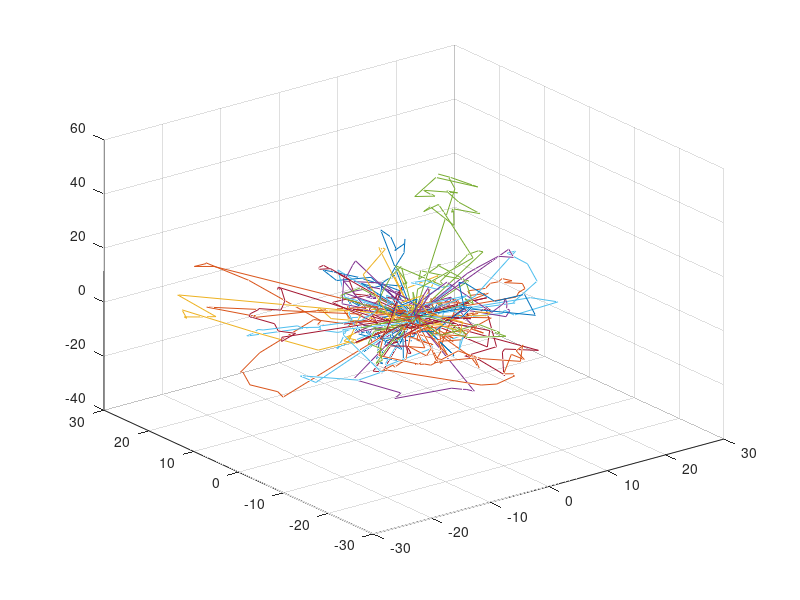

Source code (MATLAB): (Note: this script raises an error after producing the figure.)
% Jacob Miske
% 22.05 Pset 2
% Fall 2018

%All neutrons are born at 0,0,0. Medium is homogeneous. Only S and A.
%Cross sections independent of energy (monoenergetics)

%Clear variables
clc; clear all
%start time
tic
%Set problem constants
rng(1) %Select a random seed
neutrons = 100; %neutrons = 1e6; %number of neutrons to simulate
%Given cross section constants
waterSigmaA=0.030; waterSigmaS=0.270; waterSt=waterSigmaA+waterSigmaS;
graphiteSigmaA=0.0025; graphiteSigmaS=0.050; graphiteSt=graphiteSigmaA+graphiteSigmaS;
D2OSigmaA=0.0025;D2OSigmaS=0.025; D2OSt=D2OSigmaA+D2OSigmaS;
%Setting boundaries of computation
plottedN=100; scatLimit=200;
%Create placeholders 


%% Run for water

for i=1:neutrons
    %Generate Angles of initial direction
    phi=2*pi*rand(); cosNz=(1-2*rand()); sinNz=sqrt(1-cosNz^2);
    cosNx=sinNz*cos(phi); cosNy=sinNz*sin(phi);
    distanceX=0.0; distanceY=0.0; distanceZ=0.0; %Start at zero
    
    for j=2:1:scatLimit
        %For each neutron up until scatter limit, calculate some random
        %distance until next interaction with medium. Define distance in x,
        %y, and z by random incidence angles.
        distanceTravel=-log(rand())/waterSt;
        distanceX=distanceX+cosNx*distanceTravel; 
        distanceY=distanceY+cosNy*distanceTravel; 
        distanceZ=distanceZ+cosNz*distanceTravel;
        if i<=neutrons
            x(j,i)=distanceX;y(j,i)=distanceY;z(j,i)=distanceZ;
        end
        if rand() < real(waterSigmaS/waterSt)
            phi=2*pi*rand(); cosNz=(1-2*rand()); sinNz=sqrt(1-cosNz^2);
            cosNx=sinNz*cos(phi); cosNy=sinNz*sin(phi);
        else
            break;
        end
    end
end

% % Plot location of water points in 3D
figure(1) %First fig
for i = 1:(plottedN-2) %run through all events (s and eventually a)
    plot3(x(:,i),y(:,i),z(:,i))
    hold on; grid on
end
%Create x at end of neutron travel
for i =(plottedN-1)
    plot3(x(:,i), y(:,i), z(:,i), '-bX')
end
title('100 Neutron Paths in Light Water 3D')
xlabel('X (cm)');ylabel('Y (cm)');zlabel('Z (cm)'); %cross section units are (cm^-1)
%saveas(gcf,'Light Water Neutron Path 3D Projection.pdf')

%% Plot location of water points in 2D
figure(4);
for n=1:plottedN;
    plot(x(:,n),y(:,n)); hold on; grid on
end
xlabel('X')
ylabel('Y')
title('100 Light Water Neutron Paths on 2D Projection')
%saveas(gcf,'Light Water Neutron Path on 2D Projection.pdf')


%% %% Table Calculations for water
%Max number of collisions
waterMaxCol = size(x,1);
waterX = x; waterY = y; waterZ = z;

%Mean and Max # of collisions to absorption
%Assume neutron doesn't ever return to 0,0,0
collisionCounter = 0;
collisionsPerN = [];
%Relate each point in trace to previous point
distanceBetweenPoints = 0; 
distanceToOrigin = 0; originPoint=[0,0,0]
distanceBetweenN = [];
distanceFromOriginTracker = [];
% Reminds which point is under watch
currentPoint=[]; previousPoint=[]; twoPoints=[];

%Run through waterX, ...Y, ...Z
for j = 1:size(waterX,2) %1:100 number of saved neutrons
    collisionCounter=0; %reset iterator
    
    for i = 2:size(waterX,1) %2:37 (37 happens to be max(col.) -1 (origin))
        if waterX(i,j) ~= 0
            collisionCounter=collisionCounter+1;
        end
        %Define point at each spot in arrays
        currentPoint=[waterX(i,j),waterY(i,j),waterZ(i,j)]; previousPoint=[waterX(i-1,j),waterY(i-1,j),waterZ(i-1,j)];
        twoPoints=[currentPoint;previousPoint];
        %Use pdist function to figure distance along tracks
        distanceBetweenPoints = pdist(twoPoints);
        distanceToOrigin = pdist([currentPoint;originPoint]);
        %Fill arrays    
        distanceBetweenN(i-1,j) = distanceBetweenPoints;
        distanceFromOriginTracker(i-1,j) =distanceToOrigin;
        
    end
    %Save collisionCounter
    collisionsPerN(j) = (collisionCounter);
end
%Using written lists
waterMeanCollisions = mean(collisionsPerN);
waterMaxCollisions = max(collisionsPerN);

%% Calculating mean distance for the individual points, and for each
%neutron's path
%Runs a find function for non-zeros, only accounts them for each column
[~,ii,v] = find(distanceBetweenN);
waterMeanPntPntDistancePerN = accumarray(ii,v,[],@mean);
waterMeanPntPntDistance = mean(waterMeanPntPntDistancePerN);

%%  Derive 1/6 "mean square crow flight distance"
%Take list of distances from origin , square them, and find the mean (*1/6)

%Run through ...X, ...Y, ...Z
for j = 1:size(waterX,2) %1:100 number of saved neutrons
    collisionCounter=0; %reset iterator
    for i = 2:size(waterX,1) %2:37 (happens to be max(col.) -1 (origin))
        if waterX(i,j) ~= 0
            collisionCounter=collisionCounter+1;
        end
    end
    %Save collisionCounter
    collisionsPerN(j) = (collisionCounter);
    waterMeanSquareCrowFlight(j) =  distanceFromOriginTracker(collisionCounter,j);
    
end
%Run square root and then mean all values
waterMeanSquareCrowFlight = sqrt(waterMeanSquareCrowFlight);
waterMeanSquareCrowFlight = mean(waterMeanSquareCrowFlight);
waterMeanSquareCrowFlight=waterMeanSquareCrowFlight*1/6;


%% Mean distance travelled between birth and absorption
%Runs a find function for non-zeros, only accounts them for each column
[~,ii,v] = find(distanceFromOriginTracker);
waterMeanPntOriginDistancePerN = accumarray(ii,v,[],@mean);
waterMeanPntOriginDistance = mean(waterMeanPntOriginDistancePerN);

%% Maximum distance of any neutron during flight (cm)
waterMaxFromOriginDistancePerN = max(distanceFromOriginTracker);
waterMaxFromOriginDistance = max(waterMaxFromOriginDistancePerN);

%% Mean distance travelled between birth and absorption adding between points
%Runs a find function for non-zeros, only accounts them for each column
[~,ii,v] = find(distanceBetweenN);
waterMeanPntOriginSumDistancePerN = accumarray(ii,v,[],@mean);
waterMeanPntOriginSumDistance = mean(waterMeanPntOriginSumDistancePerN);
 
%% Maximum distance of any neutron during flight (cm) adding between points
waterMaxFromOriginTotalDistancePerN = max(distanceBetweenN);
waterMaxFromOriginSumDistance = max(waterMaxFromOriginTotalDistancePerN);




% 
% %% Run for graphite
% 
% for i=1:neutrons
%     %Generate Angles of initial direction
%     phi=2*pi*rand(); cosNz=(1-2*rand()); sinNz=sqrt(1-cosNz^2);
%     cosNx=sinNz*cos(phi); cosNy=sinNz*sin(phi);
%     distanceX=0.0; distanceY=0.0; distanceZ=0.0; %Start at zero
%     
%     for j=2:1:scatLimit
%         %For each neutron up until scatter limit, calculate some random
%         %distance until next interaction with medium. Define distance in x,
%         %y, and z by random incidence angles.
%         distanceTravel=-log(rand())/graphiteSt;
%         distanceX=distanceX+cosNx*distanceTravel; 
%         distanceY=distanceY+cosNy*distanceTravel; 
%         distanceZ=distanceZ+cosNz*distanceTravel;
%         if i<=neutrons
%             x(j,i)=distanceX;y(j,i)=distanceY;z(j,i)=distanceZ;
%         end
%         if rand() < real(graphiteSigmaS/graphiteSt)
%             phi=2*pi*rand(); cosNz=(1-2*rand()); sinNz=sqrt(1-cosNz^2);
%             cosNx=sinNz*cos(phi); cosNy=sinNz*sin(phi);
%         else
%             break;
%         end
%     end
% end
% 
% % Plot location of graphite points 
% figure(2) %second fig
% for i = 1:(size(x,2)-1) %run through all events (s and eventually a)
%     plot3(x(:,i),y(:,i),z(:,i))
%     hold on; grid on
% end
% %Create x at end of neutron travel
% for i =(size(x,2))
%     plot3(x(:,i), y(:,i), z(:,i), '-bX')
% end
% title('100 Neutron Paths in Graphite 3D')
% xlabel('X (cm)');ylabel('Y (cm)');zlabel('Z (cm)'); %cross section units are (cm^-1)
% saveas(gcf,'Graphite Neutron Path 3D Projection.pdf')
% 
% %% Plot location of graphite points in 2D
% figure(5);
% for n=1:plottedN;
%     plot(x(:,n),y(:,n)); hold on; grid on
% end
% xlabel('X (cm)')
% ylabel('Y (cm)')
% title('100 Graphite Neutron Paths on 2D Projection')
% saveas(gcf,'Graphite Neutron Path on 2D Projection.pdf')
% 
% %% %% Table Calculations for graphite
% %Max number of collisions
% graphiteMaxCol = size(x,1);
% graphiteX = x; graphiteY = y; graphiteZ = z;
% 
% %Mean and Max # of collisions to absorption
% %Assume neutron doesn't ever return to 0,0,0
% collisionCounter = 0;
% collisionsPerN = [];
% %Relate each point in trace to previous point
% distanceBetweenPoints = 0; 
% distanceToOrigin = 0; originPoint=[0,0,0]
% distanceBetweenN = [];
% distanceFromOriginTracker = [];
% % Reminds which point is under watch
% currentPoint=[]; previousPoint=[]; twoPoints=[];
% 
% %Run through graphiteX, ...Y, ...Z
% for j = 1:size(waterX,2) %1:100 number of saved neutrons
%     collisionCounter=0; %reset iterator
%     
%     for i = 2:size(graphiteX,1) %happens to be max(col.) -1 (origin))
%         if graphiteX(i,j) ~= 0
%             collisionCounter=collisionCounter+1;
%         end
%         %Define point at each spot in arrays
%         currentPoint=[graphiteX(i,j),graphiteY(i,j),graphiteZ(i,j)]; previousPoint=[graphiteX(i-1,j),graphiteY(i-1,j),graphiteZ(i-1,j)];
%         twoPoints=[currentPoint;previousPoint];
%         %Use pdist function to figure distance along tracks
%         distanceBetweenPoints = pdist(twoPoints);
%         distanceToOrigin = pdist([currentPoint;originPoint]);
%         %Fill arrays    
%         distanceBetweenN(i-1,j) = distanceBetweenPoints;
%         distanceFromOriginTracker(i-1,j) =distanceToOrigin;
%         
%     end
%     %Save collisionCounter
%     collisionsPerN(j) = (collisionCounter);
% end
% %Using written lists
% graphiteMeanCollisions = mean(collisionsPerN);
% graphiteMaxCollisions = max(collisionsPerN);
% 
% %% Calculating mean distance for the individual points, and for each
% %neutron's path
% %Runs a find function for non-zeros, only accounts them for each column
% [~,ii,v] = find(distanceBetweenN);
% graphiteMeanPntPntDistancePerN = accumarray(ii,v,[],@mean);
% graphiteMeanPntPntDistance = mean(graphiteMeanPntPntDistancePerN);
% 
% %%  Derive 1/6 "mean square crow flight distance"
% %Take list of distances from origin, square them, and find the mean (*1/6)
% %Run through ...X, ...Y, ...Z
% for j = 1:size(graphiteX,2) %1:100 number of saved neutrons
%     collisionCounter=0; %reset iterator
%     for i = 2:size(graphiteX,1) %2:37 (happens to be max(col.) -1 (origin))
%         if graphiteX(i,j) ~= 0
%             collisionCounter=collisionCounter+1;
%         end
%     end
%     %Save collisionCounter
%     collisionsPerN(j) = (collisionCounter);
%     graphiteMeanSquareCrowFlight(j) =  distanceFromOriginTracker(collisionCounter,j);
%     
% end
% %Run square root and then mean all values
% graphiteMeanSquareCrowFlight = sqrt(graphiteMeanSquareCrowFlight);
% graphiteMeanSquareCrowFlight = mean(graphiteMeanSquareCrowFlight);
% graphiteMeanSquareCrowFlight=graphiteMeanSquareCrowFlight*1/6;
% 
% 
% %% Mean distance travelled between birth and absorption
% %Runs a find function for non-zeros, only accounts them for each column
% [~,ii,v] = find(distanceFromOriginTracker);
% graphiteMeanPntOriginDistancePerN = accumarray(ii,v,[],@mean);
% graphiteMeanPntOriginDistance = mean(graphiteMeanPntOriginDistancePerN);
% 
% 
% %% Maximum distance of any neutron during flight (cm)
% graphiteMaxFromOriginDistancePerN = max(distanceFromOriginTracker);
% graphiteMaxFromOriginDistance = max(graphiteMaxFromOriginDistancePerN);
% 
% 
% 
% %% Run for heavy water
% for i=1:neutrons
%     %Generate Angles of initial direction
%     phi=2*pi*rand(); cosNz=(1-2*rand()); sinNz=sqrt(1-cosNz^2);
%     cosNx=sinNz*cos(phi); cosNy=sinNz*sin(phi);
%     distanceX=0.0; distanceY=0.0; distanceZ=0.0; %Start at zero
%     
%     for j=2:1:scatLimit
%         %For each neutron up until scatter limit, calculate some random
%         %distance until next interaction with medium. Define distance in x,
%         %y, and z by random incidence angles.
%         distanceTravel=-log(rand())/D2OSt;
%         distanceX=distanceX+cosNx*distanceTravel;
%         distanceY=distanceY+cosNy*distanceTravel;
%         distanceZ=distanceZ+cosNz*distanceTravel;
%         if i<=neutrons
%             x(j,i)=distanceX;y(j,i)=distanceY;z(j,i)=distanceZ;
%         end
%         if rand() < real(D2OSigmaS/D2OSt)
%             phi=2*pi*rand(); cosNz=(1-2*rand()); sinNz=sqrt(1-cosNz^2);
%             cosNx=sinNz*cos(phi); cosNy=sinNz*sin(phi);
%         else
%             break;
%         end
%     end
% end
% 
% 
% % % Plot location of heavy water points
% figure(3) %third fig
% for i = 1:(size(x,2)-1) %run through all events (s and eventually a)
%     plot3(x(:,i),y(:,i),z(:,i))
%     hold on; grid on
% end
% %Create x at end of neutron travel
% for i =(size(x,2))
%     plot3(x(:,i), y(:,i), z(:,i), '-bX')
% end
% title('100 Neutron Paths in Heavy Water 3D')
% xlabel('X (cm)');ylabel('Y (cm)');zlabel('Z (cm)'); %cross section units are (cm^-1)
% saveas(gcf,'Heavy Water Neutron Path 3D Projection.pdf')
% 
% %% Plot location of graphite points in 2D
% figure(6);
% for n=1:plottedN;
%     plot(x(:,n),y(:,n)); hold on; grid on
% end
% xlabel('X (cm)')
% ylabel('Y (cm)')
% title('100 Heavy Water Neutron Paths on 2D Projection')
% saveas(gcf,'Heavy Water Neutron Path 2D Projection.pdf')
% 
% 
% %% %% Table Calculations for heavy water
% %Max number of collisions
% D2OMaxCol = size(x,1);
% D2OX = x; D2OY = y; D2OZ = z;
% 
% %Mean and Max # of collisions to absorption
% %Assume neutron doesn't ever return to 0,0,0
% collisionCounter = 0;
% collisionsPerN = [];
% %Relate each point in trace to previous point
% distanceBetweenPoints = 0; 
% distanceToOrigin = 0; originPoint=[0,0,0]
% distanceBetweenN = [];
% distanceFromOriginTracker = [];
% % Reminds which point is under watch
% currentPoint=[]; previousPoint=[]; twoPoints=[];
% 
% %Run through D2OX, ...Y, ...Z
% for j = 1:size(D2OX,2) %1:100 number of saved neutrons
%     collisionCounter=0; %reset iterator
%     
%     for i = 2:size(D2OX,1) %happens to be max(col.) -1 (origin))
%         if D2OX(i,j) ~= 0
%             collisionCounter=collisionCounter+1;
%         end
%         %Define point at each spot in arrays
%         currentPoint=[D2OX(i,j),D2OY(i,j),D2OZ(i,j)]; previousPoint=[D2OX(i-1,j),D2OY(i-1,j),D2OZ(i-1,j)];
%         twoPoints=[currentPoint;previousPoint];
%         %Use pdist function to figure distance along tracks
%         distanceBetweenPoints = pdist(twoPoints);
%         distanceToOrigin = pdist([currentPoint;originPoint]);
%         %Fill arrays    
%         distanceBetweenN(i-1,j) = distanceBetweenPoints;
%         distanceFromOriginTracker(i-1,j) =distanceToOrigin;
%         
%     end
%     %Save collisionCounter
%     collisionsPerN(j) = (collisionCounter);
% end
% %Using written lists
% D2OMeanCollisions = mean(collisionsPerN);
% D2OMaxCollisions = max(collisionsPerN);
% 
% %% Calculating mean distance for the individual points, and for each
% %neutron's path
% %Runs a find function for non-zeros, only accounts them for each column
% [~,ii,v] = find(distanceBetweenN);
% D2OMeanPntPntDistancePerN = accumarray(ii,v,[],@mean);
% D2OMeanPntPntDistance = mean(D2OMeanPntPntDistancePerN);
% 
% %%  Derive 1/6 "mean square crow flight distance"
% %Take list of distances from origin, square them, and find the mean (*1/6)
% %Run through ...X, ...Y, ...Z
% for j = 1:size(D2OX,2) %1:100 number of saved neutrons
%     collisionCounter=0; %reset iterator
%     for i = 2:size(D2OX,1) %2:37 (happens to be max(col.) -1 (origin))
%         if D2OX(i,j) ~= 0
%             collisionCounter=collisionCounter+1;
%         end
%     end
%     %Save collisionCounter
%     collisionsPerN(j) = (collisionCounter);
%     D2OMeanSquareCrowFlight(j) =  distanceFromOriginTracker(collisionCounter,j);
%     
% end
% %Run square root and then mean all values
% D2OMeanSquareCrowFlight = sqrt(D2OMeanSquareCrowFlight);
% D2OMeanSquareCrowFlight = mean(D2OMeanSquareCrowFlight);
% D2OMeanSquareCrowFlight=D2OMeanSquareCrowFlight*1/6;
% 
% %% Mean distance travelled between birth and absorption
% %Runs a find function for non-zeros, only accounts them for each column
% [~,ii,v] = find(distanceFromOriginTracker);
% D2OMeanPntOriginDistancePerN = accumarray(ii,v,[],@mean);
% D2OMeanPntOriginDistance = mean(D2OMeanPntOriginDistancePerN);
% 
% %% Maximum distance of any neutron during flight (cm)
% D2OMaxFromOriginDistancePerN = max(distanceFromOriginTracker);
% D2OMaxFromOriginDistance = max(D2OMaxFromOriginDistancePerN);


toc